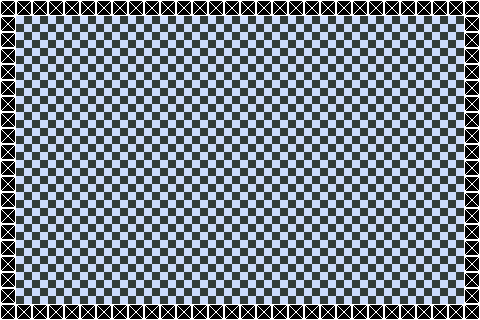

This is a level from a 2D game, rendered from its Tiled map with the project's own tilesets. A one-line summary and the complete map file follow:
An orthogonal 30x20 tile map with 16x16 px tiles, 1 tile layer (Tile Layer 1).

<map version="1.10" tiledversion="1.12.2" orientation="orthogonal" renderorder="right-down" width="30" height="20" tilewidth="16" tileheight="16" infinite="0" nextlayerid="2" nextobjectid="1">
 <tileset firstgid="1" source="PlaceholderTextures.tsx" />
 <layer id="1" name="Tile Layer 1" width="30" height="20">
  <data encoding="csv">
1,1,1,1,1,1,1,1,1,1,1,1,1,1,1,1,1,1,1,1,1,1,1,1,1,1,1,1,1,1,
1,2,2,2,2,2,2,2,2,2,2,2,2,2,2,2,2,2,2,2,2,2,2,2,2,2,2,2,2,1,
1,2,2,2,2,2,2,2,2,2,2,2,2,2,2,2,2,2,2,2,2,2,2,2,2,2,2,2,2,1,
1,2,2,2,2,2,2,2,2,2,2,2,2,2,2,2,2,2,2,2,2,2,2,2,2,2,2,2,2,1,
1,2,2,2,2,2,2,2,2,2,2,2,2,2,2,2,2,2,2,2,2,2,2,2,2,2,2,2,2,1,
1,2,2,2,2,2,2,2,2,2,2,2,2,2,2,2,2,2,2,2,2,2,2,2,2,2,2,2,2,1,
1,2,2,2,2,2,2,2,2,2,2,2,2,2,2,2,2,2,2,2,2,2,2,2,2,2,2,2,2,1,
1,2,2,2,2,2,2,2,2,2,2,2,2,2,2,2,2,2,2,2,2,2,2,2,2,2,2,2,2,1,
1,2,2,2,2,2,2,2,2,2,2,2,2,2,2,2,2,2,2,2,2,2,2,2,2,2,2,2,2,1,
1,2,2,2,2,2,2,2,2,2,2,2,2,2,2,2,2,2,2,2,2,2,2,2,2,2,2,2,2,1,
1,2,2,2,2,2,2,2,2,2,2,2,2,2,2,2,2,2,2,2,2,2,2,2,2,2,2,2,2,1,
1,2,2,2,2,2,2,2,2,2,2,2,2,2,2,2,2,2,2,2,2,2,2,2,2,2,2,2,2,1,
1,2,2,2,2,2,2,2,2,2,2,2,2,2,2,2,2,2,2,2,2,2,2,2,2,2,2,2,2,1,
1,2,2,2,2,2,2,2,2,2,2,2,2,2,2,2,2,2,2,2,2,2,2,2,2,2,2,2,2,1,
1,2,2,2,2,2,2,2,2,2,2,2,2,2,2,2,2,2,2,2,2,2,2,2,2,2,2,2,2,1,
1,2,2,2,2,2,2,2,2,2,2,2,2,2,2,2,2,2,2,2,2,2,2,2,2,2,2,2,2,1,
1,2,2,2,2,2,2,2,2,2,2,2,2,2,2,2,2,2,2,2,2,2,2,2,2,2,2,2,2,1,
1,2,2,2,2,2,2,2,2,2,2,2,2,2,2,2,2,2,2,2,2,2,2,2,2,2,2,2,2,1,
1,2,2,2,2,2,2,2,2,2,2,2,2,2,2,2,2,2,2,2,2,2,2,2,2,2,2,2,2,1,
1,1,1,1,1,1,1,1,1,1,1,1,1,1,1,1,1,1,1,1,1,1,1,1,1,1,1,1,1,1
</data>
 </layer>
</map>
